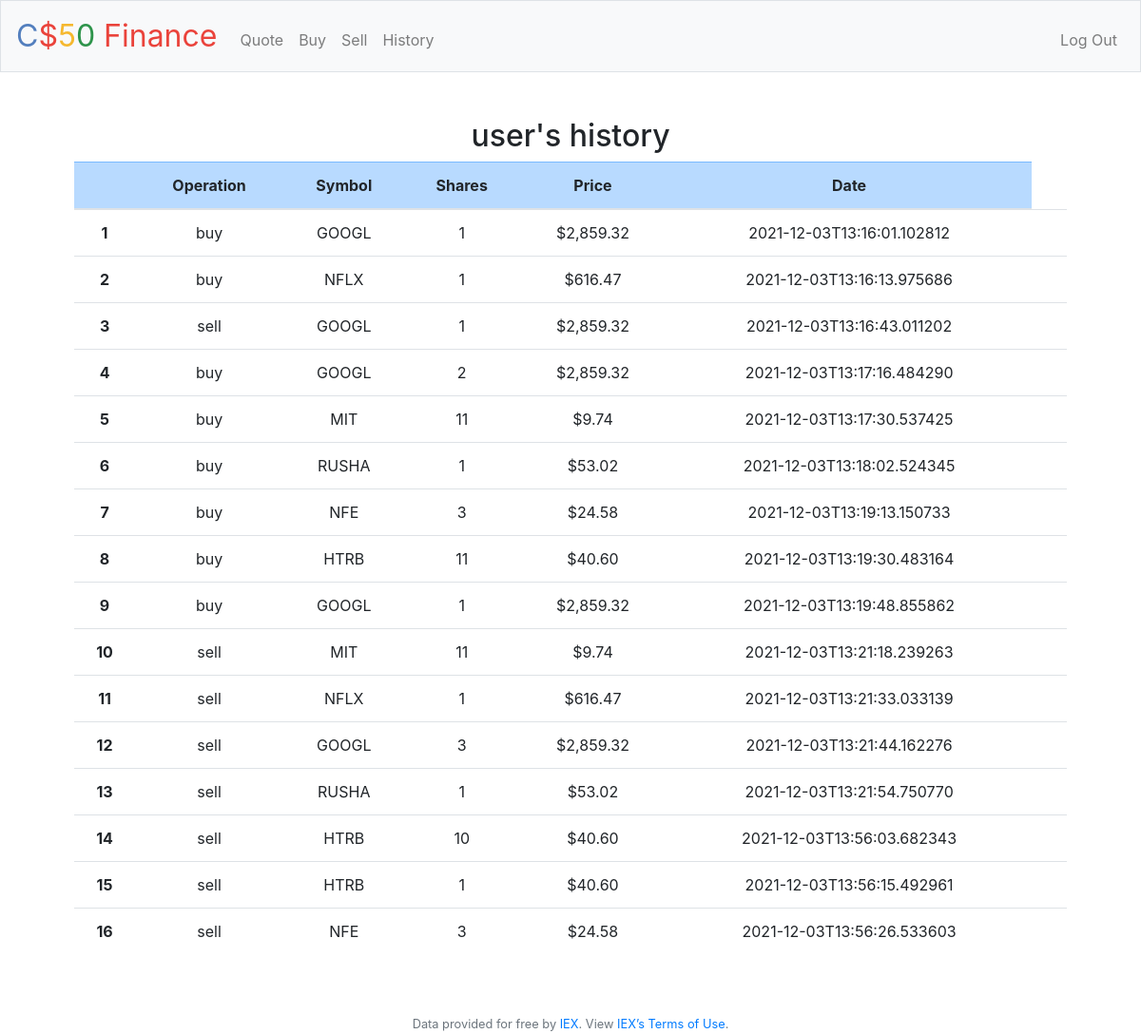
Screenshot of /history (signed in) with the database file from the repository.
### tables this page shows
CREATE TABLE users (id INTEGER, username TEXT NOT NULL, hash TEXT NOT NULL, cash NUMERIC NOT NULL DEFAULT 10000.00, PRIMARY KEY(id));

CREATE TABLE log (id INTEGER UNIQUE, user_id INTEGER, symbol TEXT, share INTEGER, price NUMERIC, operation TEXT, date_time TEXT, PRIMARY KEY(id));

### application.py (the view)
@app.route("/history")
@login_required
def history():
    database = db.get_db(app)
    try:
        rows = database.execute("SELECT operation, symbol, share, price, date_time "
                                "FROM log "
                                "WHERE user_id = ? "
                                "ORDER BY id",
                                (session["user_id"],))
        username = database.execute("SELECT username "
                                    "FROM users "
                                    "WHERE id = ?",
                                    (session["user_id"],)).fetchone()["username"]
        if not username:
            username = "user"
    except sqlite3.Error:
        print("SQL error in history() function")
        database.close()
        flash("Sorry, something wring with log data. Please try again.")
        return redirect("/")
    try:
        resp = render_template("history.html", username=username, rows=rows)
    except Exception as e:
        print("Error in history() with jinja template")
        database.close()
        raise e
    database.close()
    if resp:
        return resp
    else:
        flash("Sorry, something wrong with history data, please, try again.")
        return redirect("/")

### application.py (called while the page is built)
@app.after_request
def after_request(response):
    response.headers["Cache-Control"] = "no-cache, no-store, must-revalidate"
    response.headers["Expires"] = 0
    response.headers["Pragma"] = "no-cache"
    return response

### db.py (called while the page is built)
def get_db(app):
    assert isinstance(app, Flask)
    if not os.path.isfile(app.root_path + '/' + app.config.get("DATABASE_URI")):
        print(f'DB {app.config.get("DATABASE_URI")} not exist. Create it.')
        return create_db(app, app.config.get("DATABASE_URI"))
    db = sqlite3.connect(app.root_path + '/' + app.config.get("DATABASE_URI"),
                         detect_types=sqlite3.PARSE_DECLTYPES, timeout=10)
    db.row_factory = sqlite3.Row
    return db

### helpers.py (called while the page is built)
def login_required(f):
    @wraps(f)
    def decorated_function(*args, **kwargs):
        if session.get("user_id") is None:
            return redirect("/login")
        return f(*args, **kwargs)
    return decorated_function

def usd(value):
    return f"${value:,.2f}"

### templates/history.html (shortened to what this page needs)
{% extends "layout.html" %}
{% block main %}
<h2 class="center">{{ username }}'s history</h2>
<div class="table-responsive">
    <table class="table table-hover">
      <thead>
        <tr class="table-primary">
          <th scope="col"></th>
          <th scope="col">Operation</th>
          <th scope="col">Symbol</th>
          <th scope="col">Shares</th>
          <th scope="col">Price</th>
          <th scope="col">Date</th>
        </tr>
      </thead>
      <tbody>
        {% for row in rows %}
        <tr>
          <th scope="row"> {{ loop.index }}</th>
          <td>{{ row.operation }}</td>
          <td>{{ row.symbol }}</td>
          <td>{{ row.share }}</td>
          <td>{{ row.price | usd }}</td>
          <td>{{ row.date_time }}</td>
          <td> </td>
        </tr>
        {% endfor %}
      </tbody>
    </table>
</div>
{% endblock %}

### templates/layout.html (shortened to what this page needs)
<!DOCTYPE html>
<html lang="en">
    <head>
        <link rel="stylesheet" href="https://cdn.jsdelivr.net/npm/bootstrap@4.5.3/dist/css/bootstrap.min.css">
        <link href="/static/styles.css" rel="stylesheet">
    </head>
    <body>
        <nav class="navbar navbar-expand-md navbar-light bg-light border">
            <a class="navbar-brand" href="/"><span class="blue">C</span><span class="red">$</span><span class="yellow">5</span><span class="green">0</span> <span class="red">Finance</span></a>
            <div class="collapse navbar-collapse" id="navbar">
                {% if session.user_id %}
                    <ul class="navbar-nav mr-auto mt-2">
                        <li class="nav-item"><a class="nav-link" href="/quote">Quote</a></li>
                        <li class="nav-item"><a class="nav-link" href="/buy">Buy</a></li>
                        <li class="nav-item"><a class="nav-link" href="/sell">Sell</a></li>
                        <li class="nav-item"><a class="nav-link" href="/history">History</a></li>
                    </ul>
                    <ul class="navbar-nav ml-auto mt-2">
                        <li class="nav-item"><a class="nav-link" href="/logout">Log Out</a></li>
                    </ul>
                {% else %}
                    <ul class="navbar-nav ml-auto mt-2">
                        <li class="nav-item"><a class="nav-link" href="/register">Register</a></li>
                        <li class="nav-item"><a class="nav-link" href="/login">Log In</a></li>
                    </ul>
                {% endif %}
            </div>
        </nav>
        <main class="container p-5">
            {% block main %}{% endblock %}
        </main>
        <footer class="small text-center text-muted">
            Data provided for free by <a href="https://iextrading.com/developer">IEX</a>. View <a href="https://iextrading.com/api-exhibit-a/">IEX’s Terms of Use</a>.
        </footer>
    </body>
</html>

### static/styles.css (style rules this page uses)
nav .navbar-brand { font-size: xx-large; }
nav .navbar-brand .blue { color: #537fbe; }
nav .navbar-brand .red { color: #ea433b; }
nav .navbar-brand .yellow { color: #f5b82e; }
nav .navbar-brand .green { color: #2e944b; }
main { overflow-x: auto; text-align: center; }

### rows the page displays
users: username "user"
log: operation "buy", symbol "GOOGL", share "1", price "$2,859.32", date_time "2021-12-03T13:16:01.102812"
log: operation "buy", symbol "NFLX", share "1", price "$616.47", date_time "2021-12-03T13:16:13.975686"
log: operation "sell", symbol "GOOGL", share "1", price "$2,859.32", date_time "2021-12-03T13:16:43.011202"
log: operation "buy", symbol "GOOGL", share "2", price "$2,859.32", date_time "2021-12-03T13:17:16.484290"
log: operation "buy", symbol "MIT", share "11", price "$9.74", date_time "2021-12-03T13:17:30.537425"
log: operation "buy", symbol "RUSHA", share "1", price "$53.02", date_time "2021-12-03T13:18:02.524345"
log: operation "buy", symbol "NFE", share "3", price "$24.58", date_time "2021-12-03T13:19:13.150733"
log: operation "buy", symbol "HTRB", share "11", price "$40.60", date_time "2021-12-03T13:19:30.483164"
log: operation "buy", symbol "GOOGL", share "1", price "$2,859.32", date_time "2021-12-03T13:19:48.855862"
log: operation "sell", symbol "MIT", share "11", price "$9.74", date_time "2021-12-03T13:21:18.239263"
log: operation "sell", symbol "NFLX", share "1", price "$616.47", date_time "2021-12-03T13:21:33.033139"
log: operation "sell", symbol "GOOGL", share "3", price "$2,859.32", date_time "2021-12-03T13:21:44.162276"
log: operation "sell", symbol "RUSHA", share "1", price "$53.02", date_time "2021-12-03T13:21:54.750770"
log: operation "sell", symbol "HTRB", share "10", price "$40.60", date_time "2021-12-03T13:56:03.682343"
log: operation "sell", symbol "HTRB", share "1", price "$40.60", date_time "2021-12-03T13:56:15.492961"
log: operation "sell", symbol "NFE", share "3", price "$24.58", date_time "2021-12-03T13:56:26.533603"
